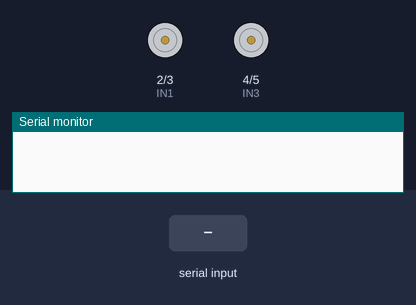
Bench run of a sketch on a simulated Arduino Uno, built with avr-gcc and run on an emulated ATmega328P. Parts: motor-driver pin pairs drawn as motors (green arrow = first pin HIGH = forward, orange = second pin HIGH = backward, longer = more drive, scaled by the enable pin), the last lines printed to the serial monitor. The inputs (shaded band) are chosen by the test bench.

Above: at 0.9 s.
1.0 s: "1" received over Serial
At 1.1 s:
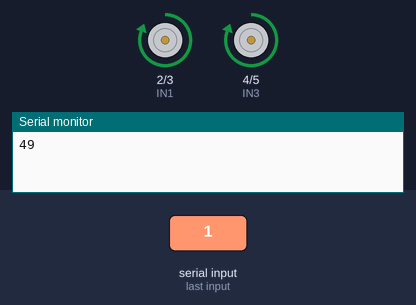
2.7 s: "2" received over Serial
At 2.9 s:
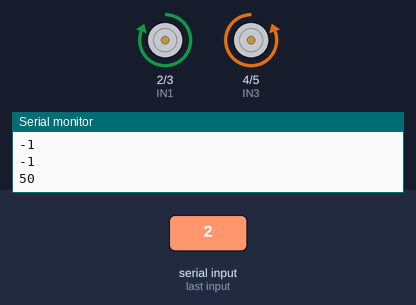
4.5 s: "3" received over Serial
At 4.7 s:
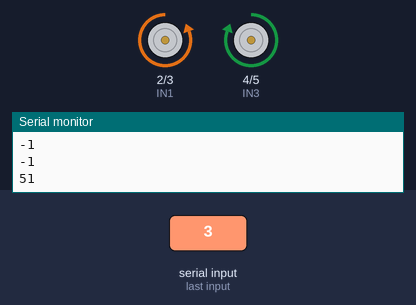
Timing chart, 0 to 7.5 s (numbered marks = the images above; inputs shaded):
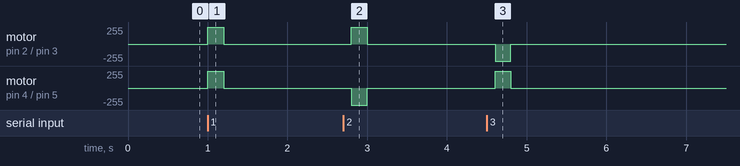

Measured:
- after the input at 1.0 s, motor on pin 2 (IN1) / pin 3 (IN2), motor on pin 4 (IN3) / pin 5 (IN4): stopped → forward 255/255 at once, → stopped 0.20 s later
- after the input at 2.7 s, motor on pin 2 (IN1) / pin 3 (IN2): stopped → forward 255/255 after 0.10 s, → stopped 0.20 s later; motor on pin 4 (IN3) / pin 5 (IN4): stopped → backward 255/255 after 0.10 s, → stopped 0.20 s later
- after the input at 4.5 s, motor on pin 2 (IN1) / pin 3 (IN2): stopped → backward 255/255 after 0.10 s, → stopped 0.20 s later; motor on pin 4 (IN3) / pin 5 (IN4): stopped → forward 255/255 after 0.10 s, → stopped 0.20 s later

The sketch:

Bluetooth_controlled_car.ino
```cpp
/*
Code by: www.munphurid.com
M.Hashir

This is a code for Bluetooth controlled car

Hardware:
Is bought from www.munphurid.com
-Arduino UNO
-Motor driver module L298N
-Munphurid Chassis MN CS01 (Light weight 3 wheeler chassis can also be used)
-HC-05 Bluetooth Module
-7V to 12V battery
-10 male to female wires

Connections:
Motor driver module and Arduino
-Connect IN1 to pin 8 of Arduino
-Connect IN2 to pin 13 of Arduino
-Connect IN3 to pin 9 of Arduino
-Connect IN4 to pin 6 of Arduino
-Connect ENA to pin 2 of Arduino
-Connect ENB to pin 7 of Arduino
-Connect 5V of module to 5V of Arduino
-Connect GND of module to GND of Arduino


Bluetooth module and Arduino
-Connect RX of Bluetooth module to pin 1 = TX of Arduino
-Connect TX of Bluetooth module to pin 1 = RX of Arduino
-Connect VCC of Bluetooth module to 5V of Arduino
-Connect GND of Bluetooth module to GND of Arduino

Motors
Connect motors to motor driver module

Battery and all circuits
-Connect +ve wire of battery to 12V of motor driver module
-Connect -ve wire of battery to GND of motor driver module
*/

#define IN1 2
#define IN2 3
#define ENA 6
#define ENB 7
#define IN3 4
#define IN4 5


void stopm(void);
void forward(void);
void right(void);
void left(void);
void inputs(int);
void sharpright(void);


void setup(void)
{

  Serial.begin (9600);              //Do not edit this line
  pinMode(IN1,OUTPUT);              //Do not edit this line
  pinMode(IN2,OUTPUT);              //Do not edit this line
  pinMode(IN3,OUTPUT);              //Do not edit this line
  pinMode(IN4,OUTPUT);              //Do not edit this line
  pinMode(ENA,OUTPUT);              //Do not edit this line
  pinMode(ENB,OUTPUT);              //Do not edit this line
  digitalWrite(ENA,HIGH);          //Used for speed controlling
  digitalWrite(ENB,HIGH);          //Used for speed controlling

    while(!Serial.available());
 }


void loop(void) {

  int a=Serial.read();          //Receive da88ikddta from Bluetooth module
switch(a){

case '1':            //If this letter is received
forward();
Serial.println(a);                    //Move forward
delay(200);
break;

case '2':            //If this letter is received
left();             //Turn left
Serial.println(a);
delay(200);
break;

case '3':          //If this letter is received
right();           //Turn right
Serial.println(a);
delay(200);
break;

default:
stopm();
Serial.println(a);            //If nothing is pressed then stop
delay(200);
}

a=0;
}


void forward(void)            //The four lines below tell your car how to move forward... you can edit them
{
  digitalWrite(IN1, HIGH);
  digitalWrite(IN2, LOW);
  digitalWrite(IN3, HIGH);
  digitalWrite(IN4, LOW);

}


void left(void)              //The four lines below tell your car how to turn left.... you can edit them
{
  digitalWrite(IN1, HIGH);
  digitalWrite(IN2, LOW);
  digitalWrite(IN3, LOW);
  digitalWrite(IN4, HIGH);
}


void right(void)            //The four lines below tell your car how to turn right.... you can edit them
{
  digitalWrite(IN1, LOW);
  digitalWrite(IN2, HIGH);
  digitalWrite(IN3, HIGH);
  digitalWrite(IN4, LOW);

}


void stopm(void)            //The four lines below tell your car how to stop.... you can edit them
{

  digitalWrite(IN1, LOW);
  digitalWrite(IN2, LOW);
  digitalWrite(IN3, LOW);
  digitalWrite(IN4, LOW);

}
```
